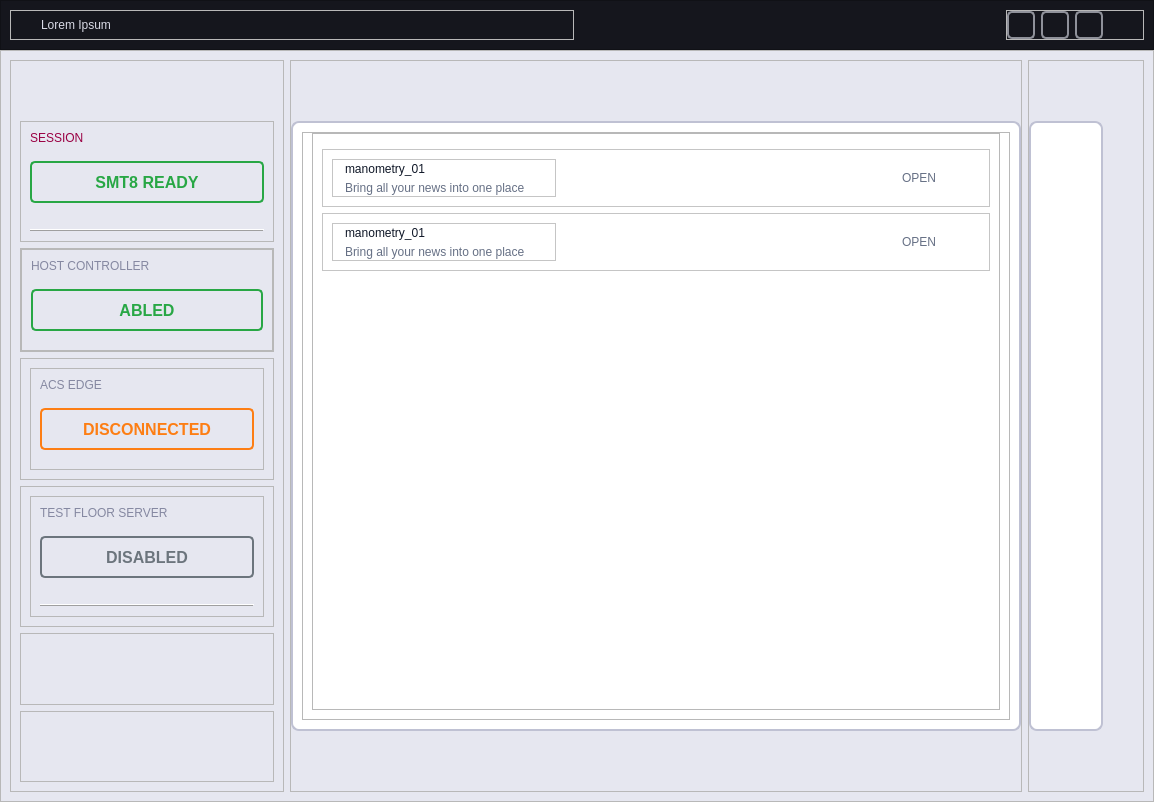
<?xml version="1.0" encoding="UTF-8"?>
<ui version="4.0">
 <class>MainWindow</class>
 <widget class="QMainWindow" name="MainWindow">
  <property name="geometry">
   <rect>
    <x>0</x>
    <y>0</y>
    <width>1154</width>
    <height>802</height>
   </rect>
  </property>
  <property name="font">
   <font>
    <family>Rubik</family>
    <pointsize>9</pointsize>
   </font>
  </property>
  <property name="windowTitle">
   <string>MainWindow</string>
  </property>
  <property name="styleSheet">
   <string notr="true">#bg {
    background-color: #E6E7F0;
}

#topBar {
    background-color: #15161D;

}

QLabel {
color:white;
	font: 10pt &quot;Rubik&quot;;
}
#mainTableFrame {
border:2px solid #BFC1D3;
border-radius:8px;
background-color:white;
}

#mainBar {
background-image: url(:/icons/images/icons/bg.png);
}
#rightMainFrame{
border:2px solid #BFC1D3;
border-radius:8px;
background-color:white;
}</string>
  </property>
  <widget class="QWidget" name="bg">
   <layout class="QVBoxLayout" name="verticalLayout">
    <property name="spacing">
     <number>0</number>
    </property>
    <property name="leftMargin">
     <number>0</number>
    </property>
    <property name="topMargin">
     <number>0</number>
    </property>
    <property name="rightMargin">
     <number>0</number>
    </property>
    <property name="bottomMargin">
     <number>0</number>
    </property>
    <item>
     <widget class="QFrame" name="topBar">
      <property name="maximumSize">
       <size>
        <width>16777215</width>
        <height>60</height>
       </size>
      </property>
      <property name="frameShape">
       <enum>QFrame::StyledPanel</enum>
      </property>
      <property name="frameShadow">
       <enum>QFrame::Raised</enum>
      </property>
      <layout class="QHBoxLayout" name="horizontalLayout">
       <item>
        <widget class="QFrame" name="logoTextFrame">
         <property name="frameShape">
          <enum>QFrame::StyledPanel</enum>
         </property>
         <property name="frameShadow">
          <enum>QFrame::Raised</enum>
         </property>
         <layout class="QVBoxLayout" name="verticalLayout_2">
          <property name="leftMargin">
           <number>30</number>
          </property>
          <property name="topMargin">
           <number>0</number>
          </property>
          <property name="rightMargin">
           <number>0</number>
          </property>
          <property name="bottomMargin">
           <number>0</number>
          </property>
          <item>
           <widget class="QLabel" name="lblTxtLogo">
            <property name="styleSheet">
             <string notr="true">
color:#D9DAE6;
font: 81 12pt &quot;Rubik&quot;;
</string>
            </property>
            <property name="text">
             <string>Lorem Ipsum</string>
            </property>
           </widget>
          </item>
         </layout>
        </widget>
       </item>
       <item alignment="Qt::AlignRight">
        <widget class="QFrame" name="topBarButtons">
         <property name="styleSheet">
          <string notr="true">QPushButton {
background:transparent;
border:2px solid #8F919A;
border-radius:5px;
}</string>
         </property>
         <property name="frameShape">
          <enum>QFrame::StyledPanel</enum>
         </property>
         <property name="frameShadow">
          <enum>QFrame::Raised</enum>
         </property>
         <layout class="QHBoxLayout" name="horizontalLayout_2">
          <property name="leftMargin">
           <number>0</number>
          </property>
          <property name="topMargin">
           <number>0</number>
          </property>
          <property name="rightMargin">
           <number>40</number>
          </property>
          <property name="bottomMargin">
           <number>0</number>
          </property>
          <item>
           <widget class="QPushButton" name="minimizeAppBtn">
            <property name="minimumSize">
             <size>
              <width>28</width>
              <height>28</height>
             </size>
            </property>
            <property name="maximumSize">
             <size>
              <width>28</width>
              <height>28</height>
             </size>
            </property>
            <property name="cursor">
             <cursorShape>PointingHandCursor</cursorShape>
            </property>
            <property name="toolTip">
             <string>Minimize</string>
            </property>
            <property name="styleSheet">
             <string notr="true"/>
            </property>
            <property name="text">
             <string/>
            </property>
            <property name="icon">
             <iconset resource="resources.qrc">
              <normaloff>:/icons/images/icons/icon_minimize.png</normaloff>:/icons/images/icons/icon_minimize.png</iconset>
            </property>
            <property name="iconSize">
             <size>
              <width>20</width>
              <height>20</height>
             </size>
            </property>
           </widget>
          </item>
          <item>
           <widget class="QPushButton" name="maximizeRestoreAppBtn">
            <property name="minimumSize">
             <size>
              <width>28</width>
              <height>28</height>
             </size>
            </property>
            <property name="maximumSize">
             <size>
              <width>28</width>
              <height>28</height>
             </size>
            </property>
            <property name="font">
             <font>
              <family>Segoe UI</family>
              <pointsize>10</pointsize>
              <weight>50</weight>
              <italic>false</italic>
              <bold>false</bold>
              <stylestrategy>PreferDefault</stylestrategy>
             </font>
            </property>
            <property name="cursor">
             <cursorShape>PointingHandCursor</cursorShape>
            </property>
            <property name="toolTip">
             <string>Maximize</string>
            </property>
            <property name="text">
             <string/>
            </property>
            <property name="icon">
             <iconset resource="resources.qrc">
              <normaloff>:/icons/images/icons/icon_restore.png</normaloff>:/icons/images/icons/icon_restore.png</iconset>
            </property>
            <property name="iconSize">
             <size>
              <width>20</width>
              <height>20</height>
             </size>
            </property>
           </widget>
          </item>
          <item>
           <widget class="QPushButton" name="closeAppBtn">
            <property name="minimumSize">
             <size>
              <width>28</width>
              <height>28</height>
             </size>
            </property>
            <property name="maximumSize">
             <size>
              <width>28</width>
              <height>28</height>
             </size>
            </property>
            <property name="cursor">
             <cursorShape>PointingHandCursor</cursorShape>
            </property>
            <property name="toolTip">
             <string>Close</string>
            </property>
            <property name="text">
             <string/>
            </property>
            <property name="icon">
             <iconset resource="resources.qrc">
              <normaloff>:/icons/images/icons/icon_close.png</normaloff>:/icons/images/icons/icon_close.png</iconset>
            </property>
            <property name="iconSize">
             <size>
              <width>20</width>
              <height>20</height>
             </size>
            </property>
           </widget>
          </item>
         </layout>
        </widget>
       </item>
      </layout>
     </widget>
    </item>
    <item>
     <widget class="QFrame" name="mainBar">
      <property name="styleSheet">
       <string notr="true"/>
      </property>
      <property name="frameShape">
       <enum>QFrame::StyledPanel</enum>
      </property>
      <property name="frameShadow">
       <enum>QFrame::Raised</enum>
      </property>
      <layout class="QHBoxLayout" name="horizontalLayout_3">
       <item>
        <widget class="QFrame" name="leftBar">
         <property name="minimumSize">
          <size>
           <width>250</width>
           <height>0</height>
          </size>
         </property>
         <property name="styleSheet">
          <string notr="true">QLabel {
color:#8588A1;
}
/* General button style */
QPushButton {
    width: 200px;
    height: 28px;
    border-radius: 5px;
    font-size: 16px;
    text-align: center;
    margin: 10px 0;
    display: block;
    padding: 5px;
    font-family: Arial, sans-serif;
    font-weight: bold;
    cursor: pointer;
}

/* Session Button: Green Outline */
#btnSmt8Ready {
    border: 2px solid #28a745;  /* Green border */
    background-color: transparent;
    color: #28a745;  /* Green text */
}

#btnSmt8Ready:hover {
    background-color: #28a745;
    color: #fff;
}

/* Host Controller Button: Green Background */
#btnHostController {
    border: 2px solid #28a745;  /* Green border */
    background-color: transparent;
    color: #28a745;  /* White text */
}

#btnHostController:hover {
    background-color: #218838;
color:#fff;
}

/* ACS Edge Button: Orange Outline */
#btnAcsEdge {
    border: 2px solid #fd7e14;  /* Orange border */
    background-color: transparent;
    color: #fd7e14;  /* Orange text */
}

#btnAcsEdge:hover {
    background-color: #fd7e14;
    color: #fff;
}

/* Test Floor Server Button: Gray Outline */
#btnTestFloorServer {
    border: 2px solid #6c757d;  /* Gray border */
    background-color: transparent;
    color: #6c757d;  /* Gray text */
}

#btnTestFloorServer:hover {
    background-color: #6c757d;
    color: #fff;
}

/* Category Heading */
#category-title {
    font-size: 18px;
    color: #8a2c54;  /* Dark Red Text */
    text-transform: uppercase;
    font-weight: bold;
    margin-bottom: 5px;
    letter-spacing: 1px;
}
</string>
         </property>
         <property name="frameShape">
          <enum>QFrame::StyledPanel</enum>
         </property>
         <property name="frameShadow">
          <enum>QFrame::Raised</enum>
         </property>
         <layout class="QVBoxLayout" name="verticalLayout_3">
          <property name="topMargin">
           <number>60</number>
          </property>
          <item>
           <widget class="QFrame" name="frame_7">
            <property name="frameShape">
             <enum>QFrame::StyledPanel</enum>
            </property>
            <property name="frameShadow">
             <enum>QFrame::Raised</enum>
            </property>
            <layout class="QVBoxLayout" name="verticalLayout_6">
             <item>
              <widget class="QLabel" name="label">
               <property name="styleSheet">
                <string notr="true">color:#9A0143;
</string>
               </property>
               <property name="text">
                <string>SESSION</string>
               </property>
              </widget>
             </item>
             <item>
              <widget class="QPushButton" name="btnSmt8Ready">
               <property name="text">
                <string>SMT8 READY</string>
               </property>
              </widget>
             </item>
             <item>
              <spacer name="verticalSpacer">
               <property name="orientation">
                <enum>Qt::Vertical</enum>
               </property>
               <property name="sizeType">
                <enum>QSizePolicy::Fixed</enum>
               </property>
               <property name="sizeHint" stdset="0">
                <size>
                 <width>20</width>
                 <height>10</height>
                </size>
               </property>
              </spacer>
             </item>
             <item>
              <widget class="QFrame" name="frame_14">
               <property name="frameShape">
                <enum>QFrame::HLine</enum>
               </property>
               <property name="frameShadow">
                <enum>QFrame::Raised</enum>
               </property>
              </widget>
             </item>
            </layout>
           </widget>
          </item>
          <item>
           <widget class="QFrame" name="frame_3">
            <property name="frameShape">
             <enum>QFrame::StyledPanel</enum>
            </property>
            <property name="frameShadow">
             <enum>QFrame::Raised</enum>
            </property>
            <layout class="QVBoxLayout" name="verticalLayout_12">
             <property name="leftMargin">
              <number>0</number>
             </property>
             <property name="topMargin">
              <number>0</number>
             </property>
             <property name="rightMargin">
              <number>0</number>
             </property>
             <property name="bottomMargin">
              <number>0</number>
             </property>
             <item>
              <widget class="QFrame" name="frame_10">
               <property name="frameShape">
                <enum>QFrame::StyledPanel</enum>
               </property>
               <property name="frameShadow">
                <enum>QFrame::Raised</enum>
               </property>
               <layout class="QVBoxLayout" name="verticalLayout_9">
                <item>
                 <widget class="QLabel" name="label_3">
                  <property name="styleSheet">
                   <string notr="true"/>
                  </property>
                  <property name="text">
                   <string>HOST CONTROLLER</string>
                  </property>
                 </widget>
                </item>
                <item>
                 <widget class="QPushButton" name="btnHostController">
                  <property name="text">
                   <string>ABLED</string>
                  </property>
                 </widget>
                </item>
               </layout>
              </widget>
             </item>
            </layout>
           </widget>
          </item>
          <item>
           <widget class="QFrame" name="frame_4">
            <property name="frameShape">
             <enum>QFrame::StyledPanel</enum>
            </property>
            <property name="frameShadow">
             <enum>QFrame::Raised</enum>
            </property>
            <layout class="QVBoxLayout" name="verticalLayout_13">
             <item>
              <widget class="QFrame" name="frame_11">
               <property name="frameShape">
                <enum>QFrame::StyledPanel</enum>
               </property>
               <property name="frameShadow">
                <enum>QFrame::Raised</enum>
               </property>
               <layout class="QVBoxLayout" name="verticalLayout_10">
                <item>
                 <widget class="QLabel" name="label_4">
                  <property name="styleSheet">
                   <string notr="true"/>
                  </property>
                  <property name="text">
                   <string>ACS EDGE</string>
                  </property>
                 </widget>
                </item>
                <item>
                 <widget class="QPushButton" name="btnAcsEdge">
                  <property name="text">
                   <string>DISCONNECTED</string>
                  </property>
                 </widget>
                </item>
               </layout>
              </widget>
             </item>
            </layout>
           </widget>
          </item>
          <item>
           <widget class="QFrame" name="frame_6">
            <property name="frameShape">
             <enum>QFrame::StyledPanel</enum>
            </property>
            <property name="frameShadow">
             <enum>QFrame::Raised</enum>
            </property>
            <layout class="QVBoxLayout" name="verticalLayout_14">
             <item>
              <widget class="QFrame" name="frame_13">
               <property name="frameShape">
                <enum>QFrame::StyledPanel</enum>
               </property>
               <property name="frameShadow">
                <enum>QFrame::Raised</enum>
               </property>
               <layout class="QVBoxLayout" name="verticalLayout_11">
                <item>
                 <widget class="QLabel" name="label_5">
                  <property name="styleSheet">
                   <string notr="true"/>
                  </property>
                  <property name="text">
                   <string>TEST FLOOR SERVER</string>
                  </property>
                 </widget>
                </item>
                <item>
                 <widget class="QPushButton" name="btnTestFloorServer">
                  <property name="text">
                   <string>DISABLED</string>
                  </property>
                 </widget>
                </item>
                <item>
                 <spacer name="verticalSpacer_2">
                  <property name="orientation">
                   <enum>Qt::Vertical</enum>
                  </property>
                  <property name="sizeType">
                   <enum>QSizePolicy::Fixed</enum>
                  </property>
                  <property name="sizeHint" stdset="0">
                   <size>
                    <width>20</width>
                    <height>10</height>
                   </size>
                  </property>
                 </spacer>
                </item>
                <item>
                 <widget class="QFrame" name="frame_15">
                  <property name="frameShape">
                   <enum>QFrame::HLine</enum>
                  </property>
                  <property name="frameShadow">
                   <enum>QFrame::Raised</enum>
                  </property>
                 </widget>
                </item>
               </layout>
              </widget>
             </item>
            </layout>
           </widget>
          </item>
          <item>
           <widget class="QFrame" name="frame_5">
            <property name="frameShape">
             <enum>QFrame::StyledPanel</enum>
            </property>
            <property name="frameShadow">
             <enum>QFrame::Raised</enum>
            </property>
           </widget>
          </item>
          <item>
           <widget class="QFrame" name="frame_8">
            <property name="frameShape">
             <enum>QFrame::StyledPanel</enum>
            </property>
            <property name="frameShadow">
             <enum>QFrame::Raised</enum>
            </property>
           </widget>
          </item>
         </layout>
        </widget>
       </item>
       <item>
        <widget class="QFrame" name="frame_2">
         <property name="frameShape">
          <enum>QFrame::StyledPanel</enum>
         </property>
         <property name="frameShadow">
          <enum>QFrame::Raised</enum>
         </property>
         <layout class="QVBoxLayout" name="verticalLayout_4">
          <property name="leftMargin">
           <number>0</number>
          </property>
          <property name="topMargin">
           <number>60</number>
          </property>
          <property name="rightMargin">
           <number>0</number>
          </property>
          <property name="bottomMargin">
           <number>60</number>
          </property>
          <item>
           <widget class="QFrame" name="mainTableFrame">
            <property name="styleSheet">
             <string notr="true"/>
            </property>
            <property name="frameShape">
             <enum>QFrame::StyledPanel</enum>
            </property>
            <property name="frameShadow">
             <enum>QFrame::Raised</enum>
            </property>
            <layout class="QVBoxLayout" name="verticalLayout_8">
             <item>
              <widget class="QFrame" name="TableFrame">
               <property name="frameShape">
                <enum>QFrame::StyledPanel</enum>
               </property>
               <property name="frameShadow">
                <enum>QFrame::Raised</enum>
               </property>
               <layout class="QVBoxLayout" name="verticalLayout_17">
                <property name="topMargin">
                 <number>0</number>
                </property>
                <item>
                 <widget class="QFrame" name="OuterFrame">
                  <property name="frameShape">
                   <enum>QFrame::StyledPanel</enum>
                  </property>
                  <property name="frameShadow">
                   <enum>QFrame::Raised</enum>
                  </property>
                  <layout class="QVBoxLayout" name="verticalLayout_18">
                   <property name="spacing">
                    <number>8</number>
                   </property>
                   <property name="leftMargin">
                    <number>0</number>
                   </property>
                   <property name="topMargin">
                    <number>6</number>
                   </property>
                   <property name="rightMargin">
                    <number>0</number>
                   </property>
                   <item>
                    <widget class="QScrollArea" name="scrollArea">
                     <property name="styleSheet">
                      <string notr="true">QScrollArea {
    border: none;
    background-color: #FFFFFF; /* Set background to white */
}

QLabel {
    font: BOLD 10pt &quot;Arial&quot;;
}

QPushButton {
    font: BOLD 10pt &quot;Arial&quot;;
    color: #667085;
}

QScrollBar:vertical {
    border: 1px solid #D3D3D3; /* Light border color */
    background: #F9F9F9; /* Light background color */
    width: 12px;
    margin: 0px 0px 0px 0px;
}

QScrollBar::handle:vertical {
    background: #B0B0B0; /* Dark grey color */
    min-height: 20px;
    border-radius: 5px; /* Rounded handle */
}

QScrollBar::add-line:vertical {
    background: #D3D3D3; /* Light border color */
    height: 12px;
    subcontrol-position: bottom;
    subcontrol-origin: margin;
}

QScrollBar::sub-line:vertical {
    background: #D3D3D3; /* Light border color */
    height: 12px;
    subcontrol-position: top;
    subcontrol-origin: margin;
}

QScrollBar::up-arrow:vertical, QScrollBar::down-arrow:vertical {
    border: 2px solid #B0B0B0; /* Dark grey color */
    width: 3px;
    height: 3px;
    background: #FFFFFF; /* White arrow background */
}

QScrollBar::add-page:vertical, QScrollBar::sub-page:vertical {
    background: none;
}
</string>
                     </property>
                     <property name="frameShape">
                      <enum>QFrame::StyledPanel</enum>
                     </property>
                     <property name="lineWidth">
                      <number>1</number>
                     </property>
                     <property name="widgetResizable">
                      <bool>true</bool>
                     </property>
                     <widget class="QWidget" name="scrollAreaWidgetContents">
                      <property name="geometry">
                       <rect>
                        <x>0</x>
                        <y>0</y>
                        <width>699</width>
                        <height>521</height>
                       </rect>
                      </property>
                      <property name="styleSheet">
                       <string notr="true">    background-color: #FFFFFF; /* Set background to white */
</string>
                      </property>
                      <layout class="QVBoxLayout" name="verticalLayout_79">
                       <property name="bottomMargin">
                        <number>11</number>
                       </property>
                       <item>
                        <widget class="QFrame" name="frame_9">
                         <property name="maximumSize">
                          <size>
                           <width>16777215</width>
                           <height>100</height>
                          </size>
                         </property>
                         <property name="styleSheet">
                          <string notr="true">#frame_9
{
border-bottom: 1px solid #E4E7EC;
}</string>
                         </property>
                         <property name="frameShape">
                          <enum>QFrame::StyledPanel</enum>
                         </property>
                         <property name="frameShadow">
                          <enum>QFrame::Raised</enum>
                         </property>
                         <layout class="QHBoxLayout" name="horizontalLayout_8">
                          <property name="rightMargin">
                           <number>30</number>
                          </property>
                          <item>
                           <widget class="QFrame" name="frame_12">
                            <property name="frameShape">
                             <enum>QFrame::StyledPanel</enum>
                            </property>
                            <property name="frameShadow">
                             <enum>QFrame::Raised</enum>
                            </property>
                            <layout class="QVBoxLayout" name="verticalLayout_19">
                             <property name="spacing">
                              <number>1</number>
                             </property>
                             <property name="leftMargin">
                              <number>12</number>
                             </property>
                             <property name="topMargin">
                              <number>0</number>
                             </property>
                             <property name="rightMargin">
                              <number>30</number>
                             </property>
                             <property name="bottomMargin">
                              <number>0</number>
                             </property>
                             <item>
                              <widget class="QLabel" name="lblSavedFiles_2">
                               <property name="styleSheet">
                                <string notr="true">background-color:transparent;

color:#101828;</string>
                               </property>
                               <property name="text">
                                <string>manometry_01</string>
                               </property>
                               <property name="margin">
                                <number>0</number>
                               </property>
                              </widget>
                             </item>
                             <item>
                              <widget class="QLabel" name="lblSavedFiles_3">
                               <property name="styleSheet">
                                <string notr="true">background-color:transparent;
font: BOLD 10pt &quot;Bell MT&quot;;
color:#667085;</string>
                               </property>
                               <property name="text">
                                <string>Bring all your news into one place</string>
                               </property>
                               <property name="margin">
                                <number>0</number>
                               </property>
                              </widget>
                             </item>
                            </layout>
                           </widget>
                          </item>
                          <item>
                           <spacer name="horizontalSpacer_3">
                            <property name="orientation">
                             <enum>Qt::Horizontal</enum>
                            </property>
                            <property name="sizeHint" stdset="0">
                             <size>
                              <width>40</width>
                              <height>20</height>
                             </size>
                            </property>
                           </spacer>
                          </item>
                          <item>
                           <widget class="QPushButton" name="btnOpen">
                            <property name="minimumSize">
                             <size>
                              <width>0</width>
                              <height>38</height>
                             </size>
                            </property>
                            <property name="cursor">
                             <cursorShape>PointingHandCursor</cursorShape>
                            </property>
                            <property name="styleSheet">
                             <string notr="true"/>
                            </property>
                            <property name="text">
                             <string>OPEN</string>
                            </property>
                            <property name="iconSize">
                             <size>
                              <width>20</width>
                              <height>20</height>
                             </size>
                            </property>
                            <property name="flat">
                             <bool>true</bool>
                            </property>
                           </widget>
                          </item>
                         </layout>
                        </widget>
                       </item>
                       <item>
                        <widget class="QFrame" name="frame_111">
                         <property name="maximumSize">
                          <size>
                           <width>16777215</width>
                           <height>100</height>
                          </size>
                         </property>
                         <property name="styleSheet">
                          <string notr="true">#frame_9
{
border-bottom: 1px solid #E4E7EC;
}</string>
                         </property>
                         <property name="frameShape">
                          <enum>QFrame::StyledPanel</enum>
                         </property>
                         <property name="frameShadow">
                          <enum>QFrame::Raised</enum>
                         </property>
                         <layout class="QHBoxLayout" name="horizontalLayout_62">
                          <property name="rightMargin">
                           <number>30</number>
                          </property>
                          <item>
                           <widget class="QFrame" name="frame_112">
                            <property name="frameShape">
                             <enum>QFrame::StyledPanel</enum>
                            </property>
                            <property name="frameShadow">
                             <enum>QFrame::Raised</enum>
                            </property>
                            <layout class="QVBoxLayout" name="verticalLayout_78">
                             <property name="spacing">
                              <number>1</number>
                             </property>
                             <property name="leftMargin">
                              <number>12</number>
                             </property>
                             <property name="topMargin">
                              <number>0</number>
                             </property>
                             <property name="rightMargin">
                              <number>30</number>
                             </property>
                             <property name="bottomMargin">
                              <number>0</number>
                             </property>
                             <item>
                              <widget class="QLabel" name="lblSavedFiles_28">
                               <property name="styleSheet">
                                <string notr="true">background-color:transparent;

color:#101828;</string>
                               </property>
                               <property name="text">
                                <string>manometry_01</string>
                               </property>
                               <property name="margin">
                                <number>0</number>
                               </property>
                              </widget>
                             </item>
                             <item>
                              <widget class="QLabel" name="lblSavedFiles_29">
                               <property name="styleSheet">
                                <string notr="true">background-color:transparent;
font: BOLD 18pt &quot;Arial&quot;;
color:#667085;</string>
                               </property>
                               <property name="text">
                                <string>Bring all your news into one place</string>
                               </property>
                               <property name="margin">
                                <number>0</number>
                               </property>
                              </widget>
                             </item>
                            </layout>
                           </widget>
                          </item>
                          <item>
                           <spacer name="horizontalSpacer_28">
                            <property name="orientation">
                             <enum>Qt::Horizontal</enum>
                            </property>
                            <property name="sizeHint" stdset="0">
                             <size>
                              <width>40</width>
                              <height>20</height>
                             </size>
                            </property>
                           </spacer>
                          </item>
                          <item>
                           <widget class="QPushButton" name="btnOpen_14">
                            <property name="minimumSize">
                             <size>
                              <width>0</width>
                              <height>38</height>
                             </size>
                            </property>
                            <property name="cursor">
                             <cursorShape>PointingHandCursor</cursorShape>
                            </property>
                            <property name="styleSheet">
                             <string notr="true"/>
                            </property>
                            <property name="text">
                             <string>OPEN</string>
                            </property>
                            <property name="iconSize">
                             <size>
                              <width>20</width>
                              <height>20</height>
                             </size>
                            </property>
                            <property name="flat">
                             <bool>true</bool>
                            </property>
                           </widget>
                          </item>
                         </layout>
                        </widget>
                       </item>
                       <item>
                        <spacer name="verticalSpacer_4">
                         <property name="orientation">
                          <enum>Qt::Vertical</enum>
                         </property>
                         <property name="sizeHint" stdset="0">
                          <size>
                           <width>20</width>
                           <height>40</height>
                          </size>
                         </property>
                        </spacer>
                       </item>
                      </layout>
                     </widget>
                    </widget>
                   </item>
                  </layout>
                 </widget>
                </item>
               </layout>
              </widget>
             </item>
            </layout>
           </widget>
          </item>
         </layout>
        </widget>
       </item>
       <item>
        <widget class="QFrame" name="frame">
         <property name="frameShape">
          <enum>QFrame::StyledPanel</enum>
         </property>
         <property name="frameShadow">
          <enum>QFrame::Raised</enum>
         </property>
         <layout class="QVBoxLayout" name="verticalLayout_5">
          <property name="leftMargin">
           <number>0</number>
          </property>
          <property name="topMargin">
           <number>60</number>
          </property>
          <property name="rightMargin">
           <number>40</number>
          </property>
          <property name="bottomMargin">
           <number>60</number>
          </property>
          <item>
           <widget class="QFrame" name="rightMainFrame">
            <property name="styleSheet">
             <string notr="true"/>
            </property>
            <property name="frameShape">
             <enum>QFrame::StyledPanel</enum>
            </property>
            <property name="frameShadow">
             <enum>QFrame::Raised</enum>
            </property>
            <layout class="QVBoxLayout" name="verticalLayout_7">
             <item>
              <widget class="QLabel" name="label_2">
               <property name="text">
                <string>TextLabel</string>
               </property>
              </widget>
             </item>
            </layout>
           </widget>
          </item>
         </layout>
        </widget>
       </item>
      </layout>
     </widget>
    </item>
   </layout>
  </widget>
 </widget>
 <resources>
  <include location="resources.qrc"/>
 </resources>
 <connections/>
</ui>
